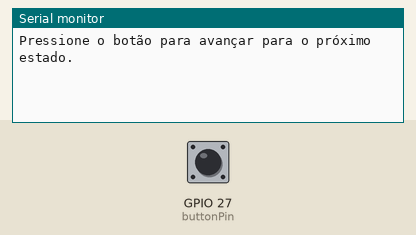
Recording of a sketch running on a simulated ESP32. Parts: the last lines printed to the serial monitor. The inputs (shaded band) are chosen by the test bench; at power-on: GPIO 27 (buttonPin) HIGH.

Above: at 1.2 s.
1.3 s: GPIO 27 (buttonPin) pulled LOW for 0.15 s
At 2.0 s:
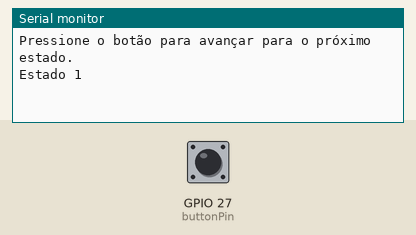
2.9 s: GPIO 27 (buttonPin) pulled LOW for 1 s
At 4.1 s:
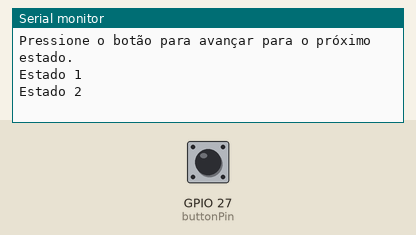
5.4 s: GPIO 27 (buttonPin) pulled LOW for 0.15 s
At 6.9 s:
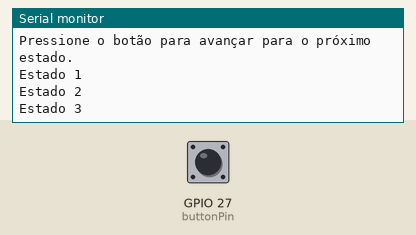

The sketch:

testeBotao.ino
```cpp
const int buttonPin = 27;  // Pino do botão
int buttonState = 0;      // Estado atual do botão
int lastButtonState = 0;  // Estado anterior do botão

enum State {
  STATE_1,
  STATE_2,
  STATE_3,
  STATE_4
};

State currentState = STATE_1;

void setup() {
  Serial.begin(115200);
  pinMode(buttonPin, INPUT_PULLUP);

  Serial.println("Pressione o botão para avançar para o próximo estado.");
}

void loop() {
  buttonState = !digitalRead(buttonPin);

  if (buttonState != lastButtonState) {
    // Se o estado do botão mudou
    if (buttonState == HIGH) {
      // Se o botão foi pressionado
      switch (currentState) {
        case STATE_1:
          Serial.println("Estado 1");
          currentState = STATE_2;
          break;
        case STATE_2:
          Serial.println("Estado 2");
          currentState = STATE_3;
          break;
        case STATE_3:
          Serial.println("Estado 3");
          currentState = STATE_4;
          break;
        case STATE_4:
          Serial.println("Estado 4");
          currentState = STATE_1;
          break;
      }
    }
    lastButtonState = buttonState;
  }

  // Aqui você pode adicionar a lógica específica para cada estado
  // ...

  delay(30);  // Pequeno atraso para evitar leituras rápidas do botão
}
```

Measured:
- after the input at 1.3 s, the serial monitor: prints a new line at once (image 1)
- after the input at 2.9 s, the serial monitor: prints a new line at once (image 2)
- after the input at 5.4 s, the serial monitor: prints a new line at once (image 3)
